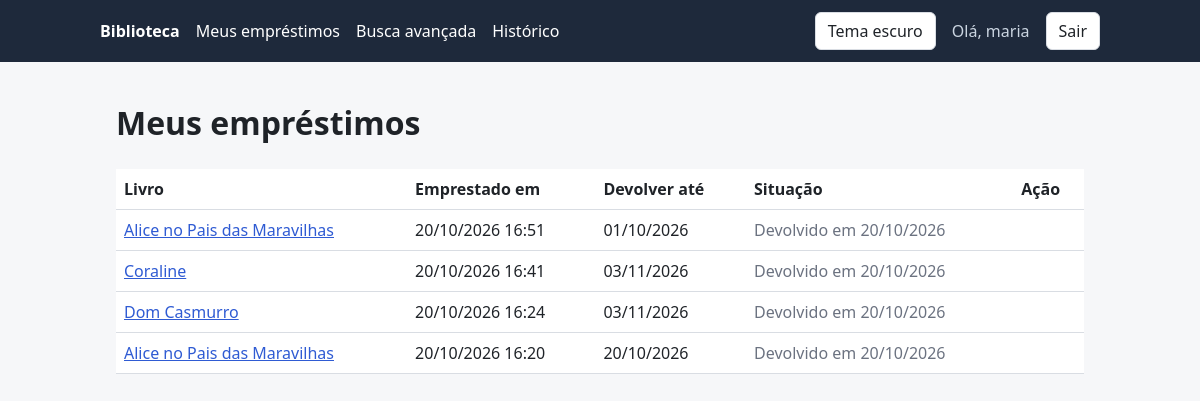
The app's page /emprestimos/ (signed in) with its own data.
### catalog/models.py (models this page shows, shortened)
class Loan(models.Model):
    book = models.ForeignKey(
        Book, on_delete=models.CASCADE, related_name="loans", verbose_name="Livro"
    )
    user = models.ForeignKey(
        settings.AUTH_USER_MODEL,
        on_delete=models.CASCADE,
        related_name="loans",  # permite fazer user.loans.all()
        verbose_name="Usuário",
    )
    borrowed_at = models.DateTimeField("Emprestado em", auto_now_add=True)  # data e hora do empréstimo
    due_date = models.DateField("Devolver até")  # só a data do prazo, sem hora
    returned_at = models.DateTimeField("Devolvido em", null=True, blank=True)
    class Meta:
        ordering = ["-borrowed_at"]  # o sinal de menos inverte a ordem: mais recentes primeiro
        verbose_name = "Empréstimo"
        verbose_name_plural = "Empréstimos"
    @property
    def is_active(self):
        return self.returned_at is None

class Book(models.Model):
    title = models.CharField("Título", max_length=255)  # texto curto, até 255 caracteres
    author = models.CharField("Autor(a)", max_length=255)
    isbn = models.CharField("ISBN", max_length=13, unique=True)  # unique: o banco não aceita ISBN repetido
    copies_total = models.PositiveIntegerField("Cópias totais", default=1)  # inteiro >= 0; vale 1 se ninguém informar
    image = models.ImageField("Capa", upload_to="book_covers/", blank=True, null=True)
    category = models.ForeignKey(
        Category,
        on_delete=models.SET_NULL,
        null=True,
        blank=True,
        related_name="books",  # permite fazer categoria.books.all()
        verbose_name="Categoria",
    )
    language = models.CharField("Idioma", max_length=50, blank=True)
    publisher = models.CharField("Editora", max_length=150, blank=True)
    edition_year = models.PositiveSmallIntegerField("Ano de edição", null=True, blank=True)
    created_at = models.DateTimeField("Cadastrado em", auto_now_add=True)  # preenchido sozinho na criação
    class Meta:
        ordering = ["title"]  # ordem padrão das consultas: alfabética pelo título
        verbose_name = "Livro"  # nome no singular, usado pelo Admin
        verbose_name_plural = "Livros"  # nome no plural, usado pelo Admin

### catalog/views.py (the view)
# urls.py: path("emprestimos/", views.my_loans, name="my_loans"),
@login_required
def my_loans(request):
    loans = Loan.objects.filter(user=request.user).select_related("book")
    return render(request, "catalog/my_loans.html", {"loans": loans})

### templates/catalog/my_loans.html (shortened to what this page needs)
{% extends "base.html" %}
{% block content %}
  <h1>Meus empréstimos</h1>
  {% if loans %}
    <div class="table-wrap">
      <table>
        <thead>
          <tr>
            <th>Livro</th>
            <th>Emprestado em</th>
            <th>Devolver até</th>
            <th>Situação</th>
            <th>Ação</th>
          </tr>
        </thead>
        <tbody>
          {% for loan in loans %}
            <tr>
              <td><a href="{% url 'catalog:book_detail' loan.book.id %}">{{ loan.book.title }}</a></td>
              <td>{{ loan.borrowed_at|date:"d/m/Y H:i" }}</td>
              <td>{{ loan.due_date|date:"d/m/Y" }}</td>
              <td>
                {% if loan.returned_at %}
                  <span class="muted">Devolvido em {{ loan.returned_at|date:"d/m/Y" }}</span>
                {% elif loan.is_overdue %}
                  <strong class="danger">Atrasado</strong>
                {% else %}
                  <span class="success">Em dia</span>
                {% endif %}
              </td>
              <td>
              </td>
            </tr>
          {% endfor %}
        </tbody>
      </table>
    </div>
  {% else %}
    <p class="muted">Você ainda não pegou nenhum livro emprestado.</p>
  {% endif %}
{% endblock %}

### templates/base.html (shortened to what this page needs)
<!DOCTYPE html>
<html lang="pt-br">
<head>
</head>
<body>
  <header>
    <nav>
      <a href="{% url 'catalog:book_list' %}"><strong>Biblioteca</strong></a>
      {% if user.is_authenticated %}
        <a href="{% url 'catalog:my_loans' %}">Meus empréstimos</a>
        <a href="{% url 'catalog:advanced_search' %}">Busca avançada</a>
        <a href="{% url 'catalog:search_history' %}">Histórico</a>
      {% endif %}
      <button id="theme-toggle" class="btn" type="button">Tema escuro</button>
      {% if user.is_authenticated %}
        <span class="user">Olá, {{ user.username }}</span>
        <form class="inline" method="post" action="{% url 'logout' %}">
          <button class="btn" type="submit">Sair</button>
        </form>
      {% else %}
        <a href="{% url 'login' %}">Entrar</a>
      {% endif %}
    </nav>
  </header>
  <main>
    {% block content %}{% endblock %}
  </main>
</body>
</html>

### templates/base.html (style rules this page uses)
:root { --bg: #f6f7f9; --card: #ffffff; --text: #1f2328; --muted: #6b7280; --border: #d9dde3; --primary: #2f5bd3; --header: #1e293b; --danger: #b42318; --success: #067647; --warning: #b54708; }
* { box-sizing: border-box; }
body { margin: 0; font-family: system-ui, Arial, sans-serif; background: var(--bg); color: var(--text); line-height: 1.5; }
a { color: var(--primary); }
header { background: var(--header); padding: 12px 16px; }
nav { max-width: 1000px; margin: 0 auto; display: flex; flex-wrap: wrap; gap: 8px 16px; align-items: center; }
nav a { color: #fff; text-decoration: none; }
nav .user { color: #cbd5e1; }
main { max-width: 1000px; margin: 0 auto; padding: 16px; }
.muted { color: var(--muted); }
.btn { display: inline-block; padding: 6px 12px; border: 1px solid var(--border); border-radius: 6px; background: var(--card); color: var(--text); cursor: pointer; font: inherit; text-decoration: none; }
form.inline { display: inline; }
table { width: 100%; border-collapse: collapse; background: var(--card); }
th, td { padding: 8px; border-bottom: 1px solid var(--border); text-align: left; vertical-align: middle; }
.table-wrap { overflow-x: auto; }

### records on screen
Loan: book "Alice no Pais das Maravilhas", borrowed_at "20/10/2026 16:51", due_date "01/10/2026", returned_at "20/10/2026"
Loan: book "Coraline", borrowed_at "20/10/2026 16:41", due_date "03/11/2026", returned_at "20/10/2026"
Loan: book "Dom Casmurro", borrowed_at "20/10/2026 16:24", due_date "03/11/2026", returned_at "20/10/2026"
Loan: book "Alice no Pais das Maravilhas", borrowed_at "20/10/2026 16:20", due_date "20/10/2026", returned_at "20/10/2026"

### other values on screen
{{ user.username }} "maria"
